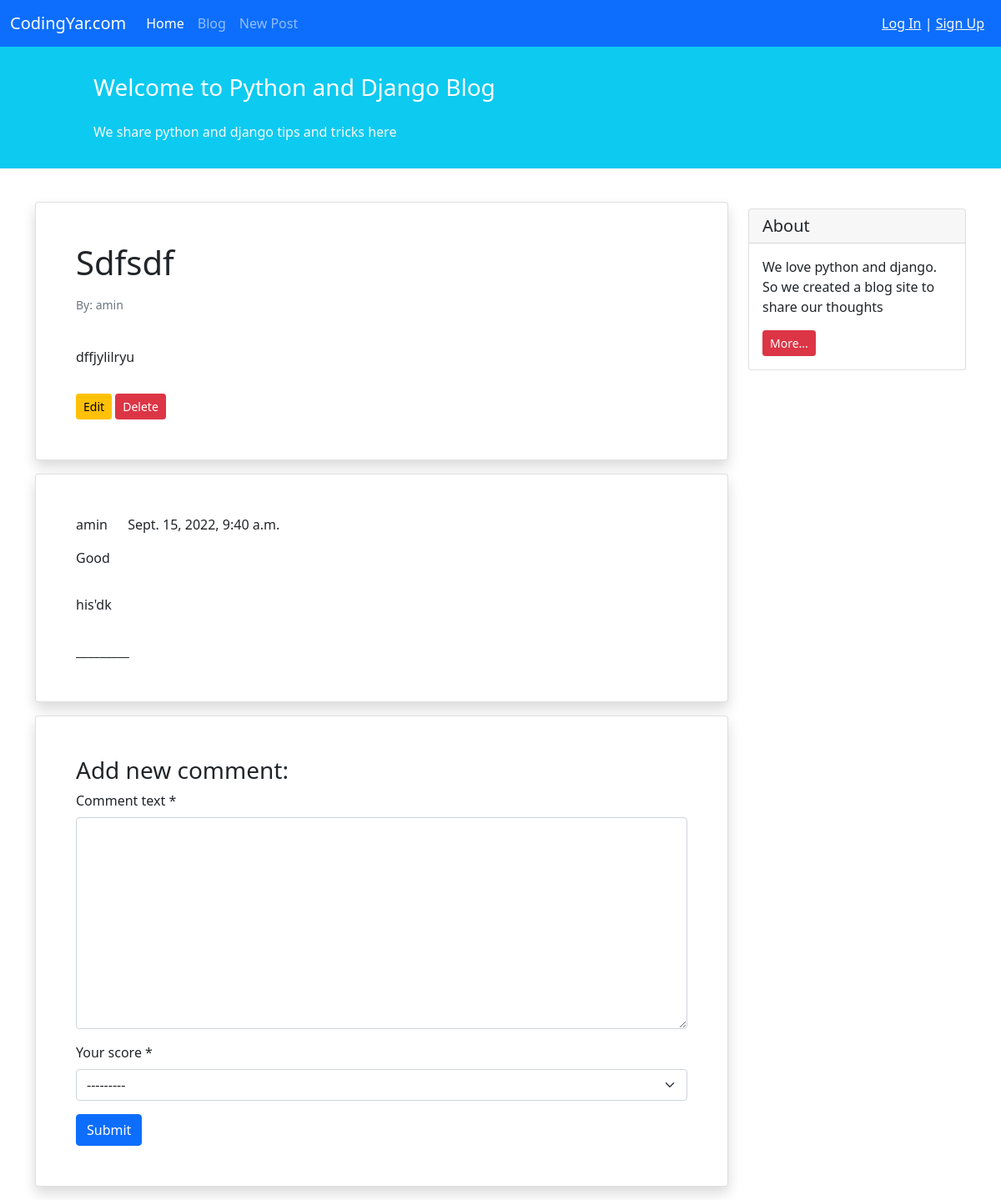
Page /blog/3/ on the committed database.
### blog/models.py (models this page shows, shortened)
class BlogPost(models.Model):
    STATUS_CHOICES = (
        ('p', 'Published'),
        ('d', 'Draft'),
    )
    title = models.CharField(max_length=100)
    short_description = models.TextField(_('short description'))
    text = RichTextField()
    author = models.ForeignKey(get_user_model(), on_delete=models.CASCADE)
    datetime_created = models.DateTimeField(auto_now_add=True)
    datetime_modified = models.DateTimeField(auto_now=True)
    status = models.CharField(choices=STATUS_CHOICES, max_length=1)

class Comment(models.Model):
    RATING_CHOICES = (
        ('1', _('Very bad')),
        ('2', _('Bad')),
        ('3', _('Normal')),
        ('4', _('Good')),
        ('5', _('Perfect')),
    )
    body = models.TextField(_('Comment text '))
    rating = models.CharField(_('Your score '), choices=RATING_CHOICES, max_length=1)
    author = models.ForeignKey(get_user_model(), on_delete=models.CASCADE, related_name='comments')
    Blog = models.ForeignKey(BlogPost, on_delete=models.CASCADE, related_name='comments')
    active = models.BooleanField(_('is thic comment active? '), default=True)
    datetime_created = models.DateTimeField(auto_now_add=True)
    datetime_modified = models.DateTimeField(auto_now=True)

### accounts/models.py (models this page shows, shortened)
class CustomUser(AbstractUser):
    profile_picture = models.ImageField(upload_to='profile_pics/', blank=True)
    bio = models.TextField(verbose_name=_('Biography'), blank=True)

### blog/views.py (the view)
# urls.py: path('<int:pk>/', views.PostDetailView.as_view(), name='blog_detail'),
class PostDetailView(generic.DetailView):
    model = BlogPost
    template_name = 'blog/post_detail.html'
    context_object_name = 'post'
    def get_context_data(self, **kwargs):
        context = super().get_context_data(**kwargs)
        context['comment_form'] = CommentForm()
        return context

### blog/forms.py
class CommentForm(forms.ModelForm):
    class Meta:
        model = Comment
        fields = ['body', 'rating']

### blog/templatetags/comment_tags.py (called while the page is built)
@register.filter()
def active_comments(comments):
    comms = [comment for comment in comments if comment.active]
    return comms if comms else None

### blog/templates/blog/post_detail.html (shortened to what this page needs)
{% extends '_base.html' %}
{% load i18n %}
{% load crispy_forms_tags %}
{% load comment_tags %}
{% block content %}
    <div class="container mt-4">
        <div class="row">
            <div class="col-9">
                <div class="card shadow my-3 p-5">
                    <h1>{{ post.title|capfirst }}</h1>
                    <p class="small text-muted mt-2">By: {{ post.author }}</p>
                    <p class="mt-2">{{ post.text|safe|linebreaks }}</p>
                    <div>
                        <a href="{% url 'blog_update' post.id %}" class="btn btn-sm btn-warning">{% trans 'Edit' %}</a>
                        <a href="{% url 'blog_delete' post.id %}" class="btn btn-sm btn-danger">{% trans 'Delete' %}</a>
                    </div>
                </div>
                <div class="card shadow my-3 p-5">
                    {% if not post.comments.all|active_comments %}
                        <h3>Comments:</h3>
                        No comments yet! Be the first one.
                    {% else %}
                        {% for comment in post.comments.all|active_comments %}
                            <p>{{ comment.author }} <span class="comment-title">{{ comment.datetime_created }}</span></p>
                            <p>{{ comment.get_rating_display }}</p>
                            <p>{{ comment.body|linebreaks }}</p>
                            _________
                        {% endfor %}
                    {% endif %}
                </div>
                <div class="card shadow my-3 p-5">
                    <h3>Add new comment:</h3>
                    <form action="{% url 'comment_create' post.id %}" method="POST">
                        {{ comment_form|crispy }}
                        <button type="submit" class="btn btn-primary">Submit</button>
                    </form>
                </div>
            </div>
            <div class="col-3">
                <div class="card my-4">
                    <h5 class="card-header">About</h5>
                    <div class="card-body">
                        <p class="card-text">We love python and django. So we created a blog site to share our
                            thoughts</p>
                        <a href="#"
                           class="btn btn-sm btn-danger">
                            More...
                        </a>
                    </div>
                </div>
            </div>
        </div>
    </div>
{% endblock content %}

### static/css/style.css (style rules this page uses)
.comment-title { margin-left: 20px; }

### rows in the picture
BlogPost: title "Sdfsdf", author "amin", text "dffjylilryu"
Comment: author "amin", datetime_created "Sept. 15, 2022, 9:40 a.m.", rating "Good", body "his'dk"
